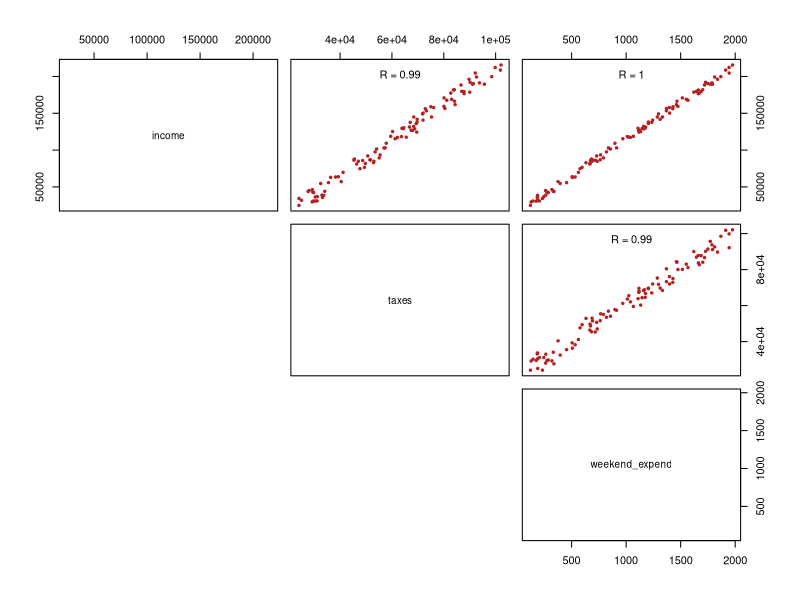

R code for this plot:
## ---- chunk 1
    set.seed(561)

    # The manufacturing of the toy dataset with 100 entries
    weekend_expend = runif(100, 100, 2000)
    income = weekend_expend * 100 + runif(100, 10000, 20000)
    taxes = 0.4 * income + runif(100, 10000, 20000)
    df = cbind(income, taxes, weekend_expend)
    upper.panel<-function(x, y){
        points(x,y, pch=19, col=c("firebrick"), cex=.5)
        r <- round(cor(x, y), digits=2)
        txt <- paste0("R = ", r)
        usr <- par("usr"); on.exit(par(usr))
        par(usr = c(0, 1, 0, 1))
        text(0.5, 0.9, txt)
}
pairs(df[,1:3], lower.panel = NULL, 
      upper.panel = upper.panel, cex.labels=.9)
## ---- chunk 2
options(scipen = 999)

summary(mod <- lm(income ~ weekend_expend + taxes))

head(A <- model.matrix(mod))
(A_tr_A <- t(A) %*% A)
(inv_A_tr_A <- solve(A_tr_A))

eigen(A_tr_A)$values
eigen(inv_A_tr_A)$values
## ---- chunk 3
svd(scale(A,scale = FALSE))$d
## ---- chunk 4
max(svd(scale(A,scale = FALSE))$d) / min(svd(scale(A,scale = FALSE))$d)
## ---- chunk 5
svd(scale(A_tr_A,scale = FALSE))$d
## ---- chunk 6
eigen(scale(A_tr_A,scale = FALSE))$values
## ---- chunk 7
abs(max(eigen(scale(A_tr_A,scale = FALSE))$values) / min(eigen(scale(A_tr_A,scale = FALSE))$values))
